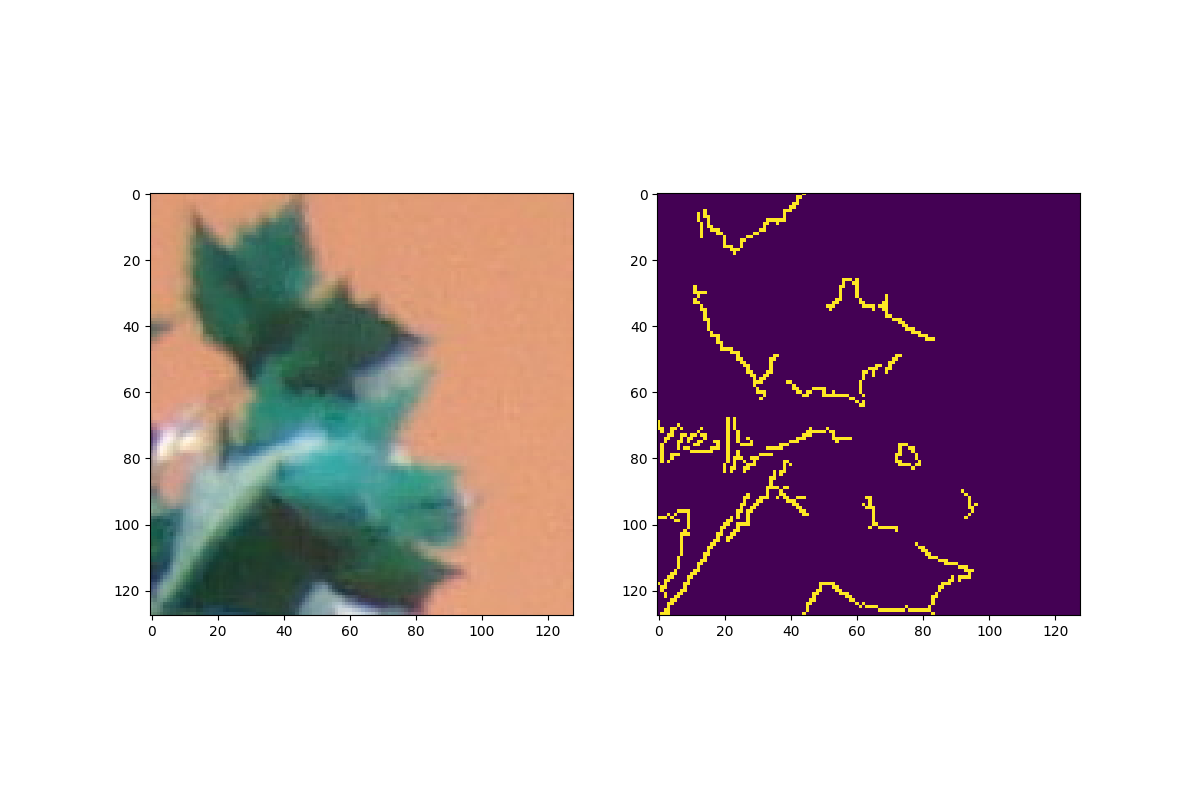

Generate this figure with Python:
import numpy as np
import cv2
import sys
import matplotlib.pyplot as plt

imagem = cv2.imread('patch01.jpg')

imagem_cinza = cv2.cvtColor(imagem, cv2.COLOR_BGR2GRAY)

bordas = cv2.Canny(imagem_cinza, 100, 200)

fig, axes = plt.subplots(nrows=1, ncols=2, figsize=(12, 8))

axes[0].imshow(imagem)
axes[1].imshow(bordas)

fig.savefig('q09.png')